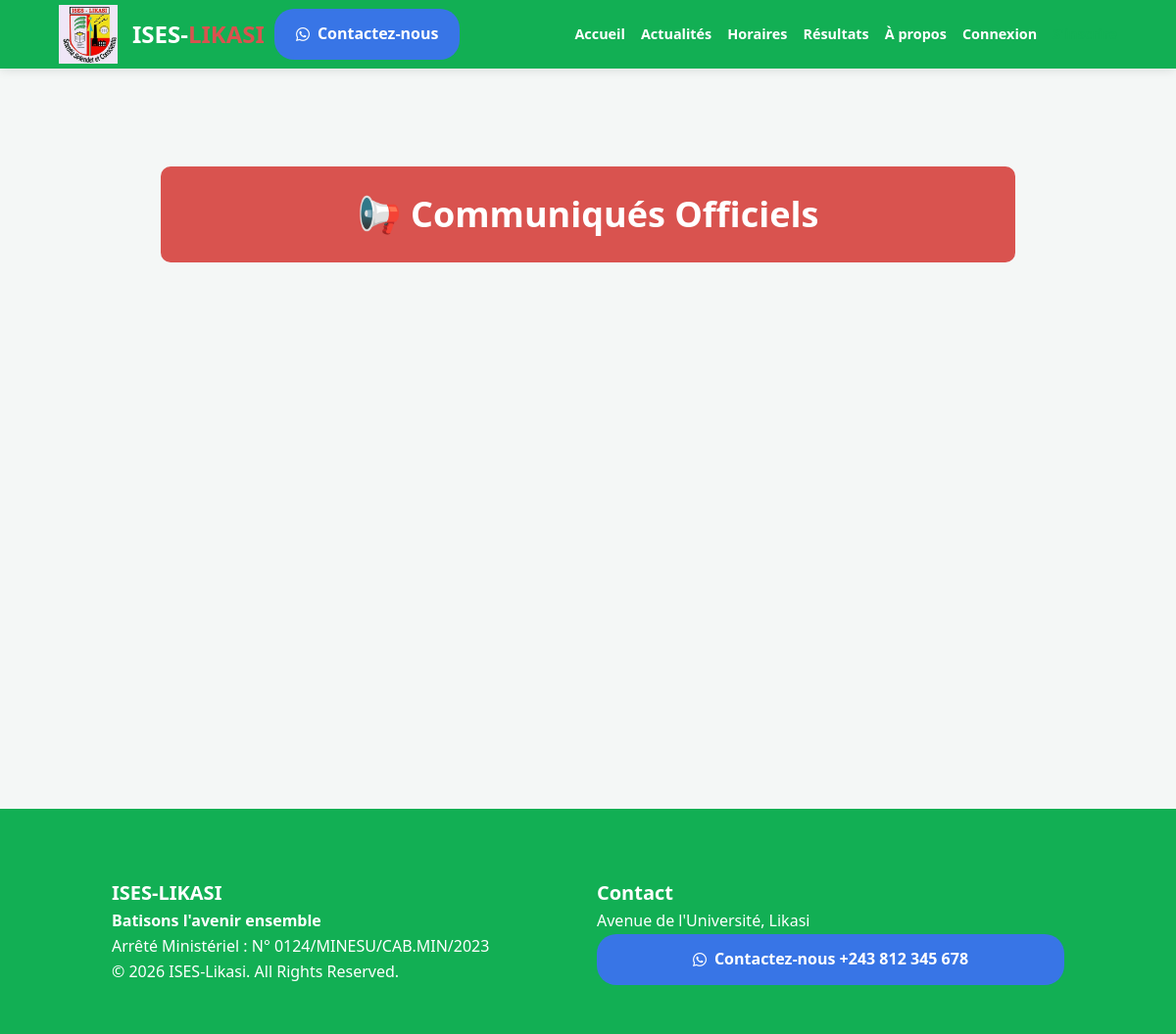
The page /news/ on the database as committed earlier.
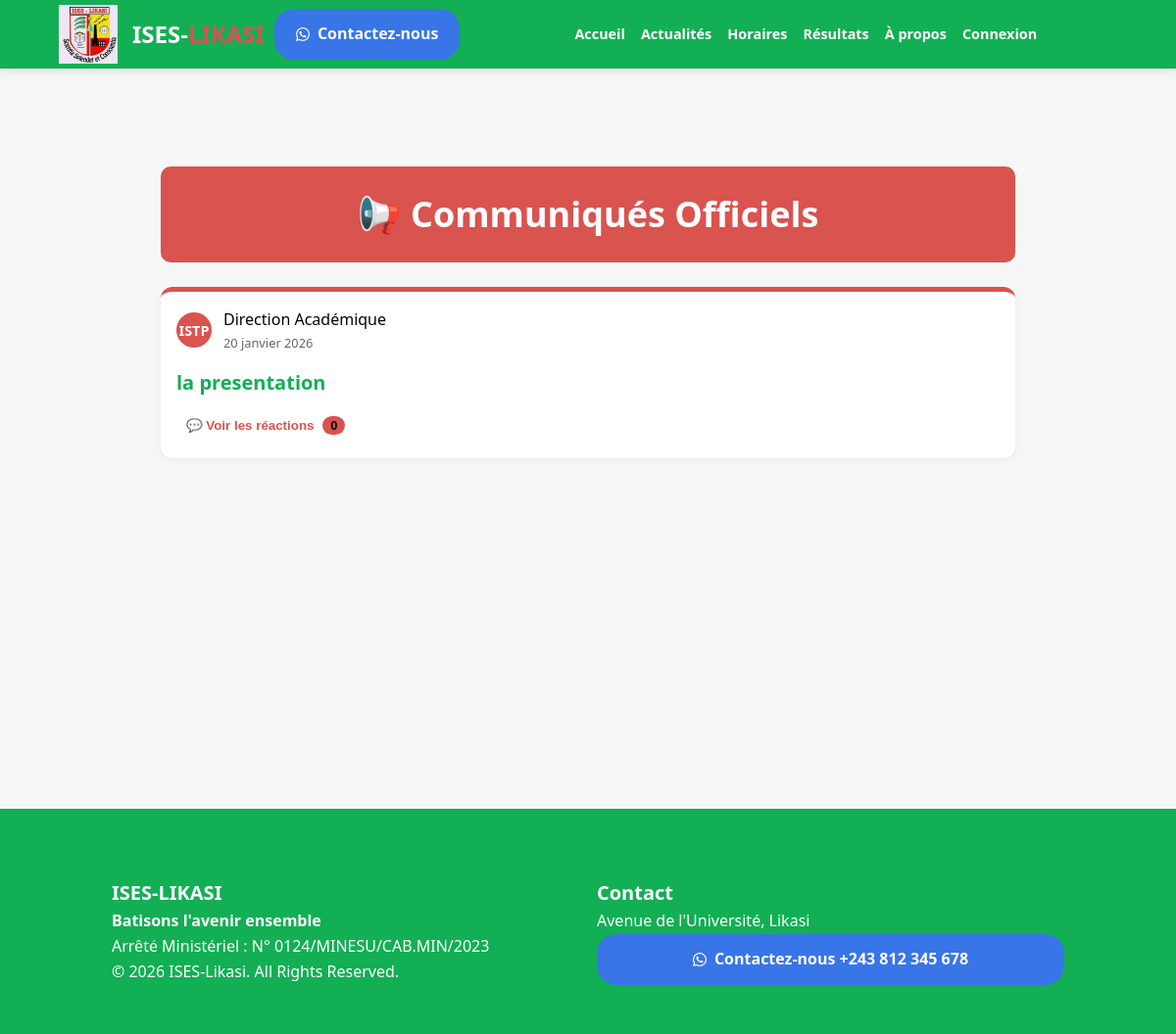
The same page on the database as committed later.
### portal/models.py (models this page shows)
class Post(models.Model):
    POST_TYPES = (
        ('GENERAL', 'Publication Générale'),
        ('NEWS', 'Communiqué Officiel'),
        ('SCHEDULE', 'Horaire de Cours'),
    )
    author = models.ForeignKey(User, on_delete=models.CASCADE)
    post_type = models.CharField(max_length=10, choices=POST_TYPES, default='GENERAL')
    title = models.CharField(max_length=200)
    content = models.TextField()
    promotion = models.ForeignKey(Promotion, on_delete=models.CASCADE, blank=True, null=True)
    image = models.ImageField(upload_to='posts/', blank=True, null=True)
    video = models.FileField(upload_to='videos/', blank=True, null=True)
    document_pdf = models.FileField(upload_to='documents/', blank=True, null=True)
    created_at = models.DateTimeField(auto_now_add=True)
    likes = models.ManyToManyField(User, related_name='post_likes', blank=True)

### portal/views.py (the view)
# urls.py: path('news/', views.announcements_view, name='announcements'),
def announcements_view(request):
    posts = Post.objects.filter(post_type='NEWS').order_by('-created_at')
    return render(request, 'portal/announcements.html', {'posts': posts})

### portal/templates/portal/announcements.html (shortened to what this page needs)
{% extends 'portal/base.html' %}
{% block content %}
<div class="feed-container">
    <div class="page-header-box" style="background: var(--red); color: white; padding: 20px; border-radius: 10px; margin-bottom: 25px; text-align: center;">
        <h1>📢 Communiqués Officiels</h1>
    </div>
    {% for post in posts %}
    <div class="post-card" style="border-top: 5px solid var(--red);">
        <div class="post-header-meta">
            <div class="fb-avatar" style="background: var(--red);">ISTP</div>
            <div class="post-info">
                <span class="post-author-name">Direction Académique</span>
                <span class="post-date">{{ post.created_at|date:"d F Y" }}</span>
            </div>
        </div>
        <div class="post-content">
            <h2 class="post-title">{{ post.title }}</h2>
        </div>
        <div class="fb-comments-wrapper">
            <div class="social-interaction-btns">
                <button type="button" class="interaction-btn" onclick="toggleComments('{{ post.id }}')" style="color: var(--red);">
                    💬 Voir les réactions <span class="comment-badge" style="background: var(--red);">{{ post.comments.count }}</span>
                </button>
            </div>
        </div>
    </div>
    {% endfor %}
</div>
{% endblock %}

Rows that differ between the two databases and show on the page:
added Post: created_at "20 janvier 2026", title "la presentation", comments.count "0"
